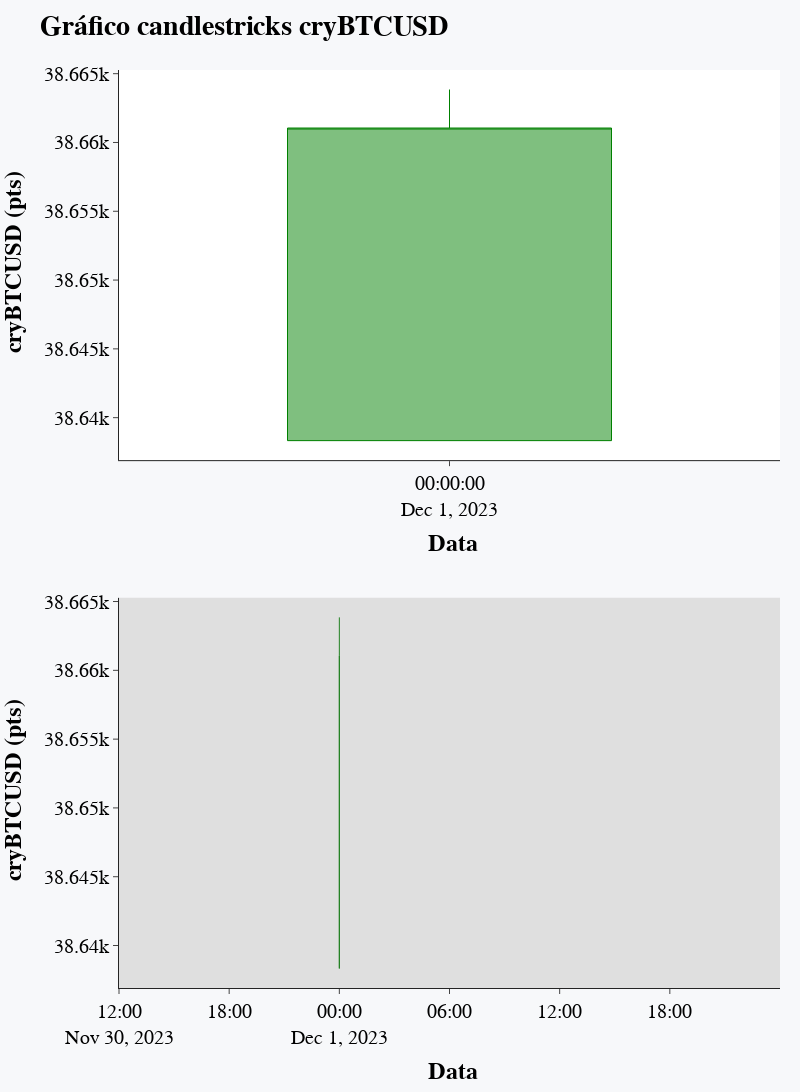

Here is the notebook cell this chart was saved with:
### Code cell
fig_candles = figura_candlesticks(ohlcv_semana, ohlcv_mes, ativo='cryBTCUSD')
fig_candles

### Figure 1 — Plotly figure (JSON) as saved in the notebook; plotly's stock layout.template omitted (floating-point values rounded to 4 significant figures)
{"data": [{"close": [38660.0], "decreasing": {"line": {"color": "red"}}, "high": [38660.0], "increasing": {"line": {"color": "green"}}, "line": {"width": 1}, "low": [38640.0], "name": "cryBTCUSD última semana", "open": [38640.0], "showlegend": false, "type": "candlestick", "x": ["2023-12-01T00:00:00"], "xaxis": "x", "yaxis": "y"}, {"close": [38660.0], "decreasing": {"line": {"color": "red"}}, "high": [38660.0], "increasing": {"line": {"color": "green"}}, "line": {"width": 1}, "low": [38640.0], "name": "cryBTCUSD último mês", "open": [38640.0], "showlegend": false, "type": "candlestick", "x": ["2023-12-01T00:00:00"], "xaxis": "x2", "yaxis": "y2"}], "layout": {"font": {"color": "black", "family": "Arial", "size": 20}, "height": 1200, "margin": {"b": 20, "l": 20, "r": 20, "t": 70}, "paper_bgcolor": "#f7f8fa", "shapes": [{"fillcolor": "gray", "line": {"width": 0}, "opacity": 0.25, "type": "rect", "x0": "2023-11-30T12:00:00", "x1": "2023-12-02T00:00:00", "xref": "x2", "y0": 0, "y1": 1, "yref": "y2 domain"}], "title": {"text": "<b>Gráfico candlestricks cryBTCUSD"}, "width": 800, "xaxis": {"anchor": "y", "domain": [0, 1], "rangebreaks": [{"bounds": ["sat", "mon"]}], "rangeslider": {"visible": false}, "title": {"text": "<b> Data"}}, "xaxis2": {"anchor": "y2", "domain": [0, 1], "rangebreaks": [{"bounds": ["sat", "mon"]}], "rangeslider": {"visible": false}, "title": {"text": "<b> Data"}}, "yaxis": {"anchor": "x", "domain": [0.575, 1], "title": {"text": "<b> cryBTCUSD (pts)"}}, "yaxis2": {"anchor": "x2", "domain": [0, 0.425], "title": {"text": "<b> cryBTCUSD (pts)"}}}}
